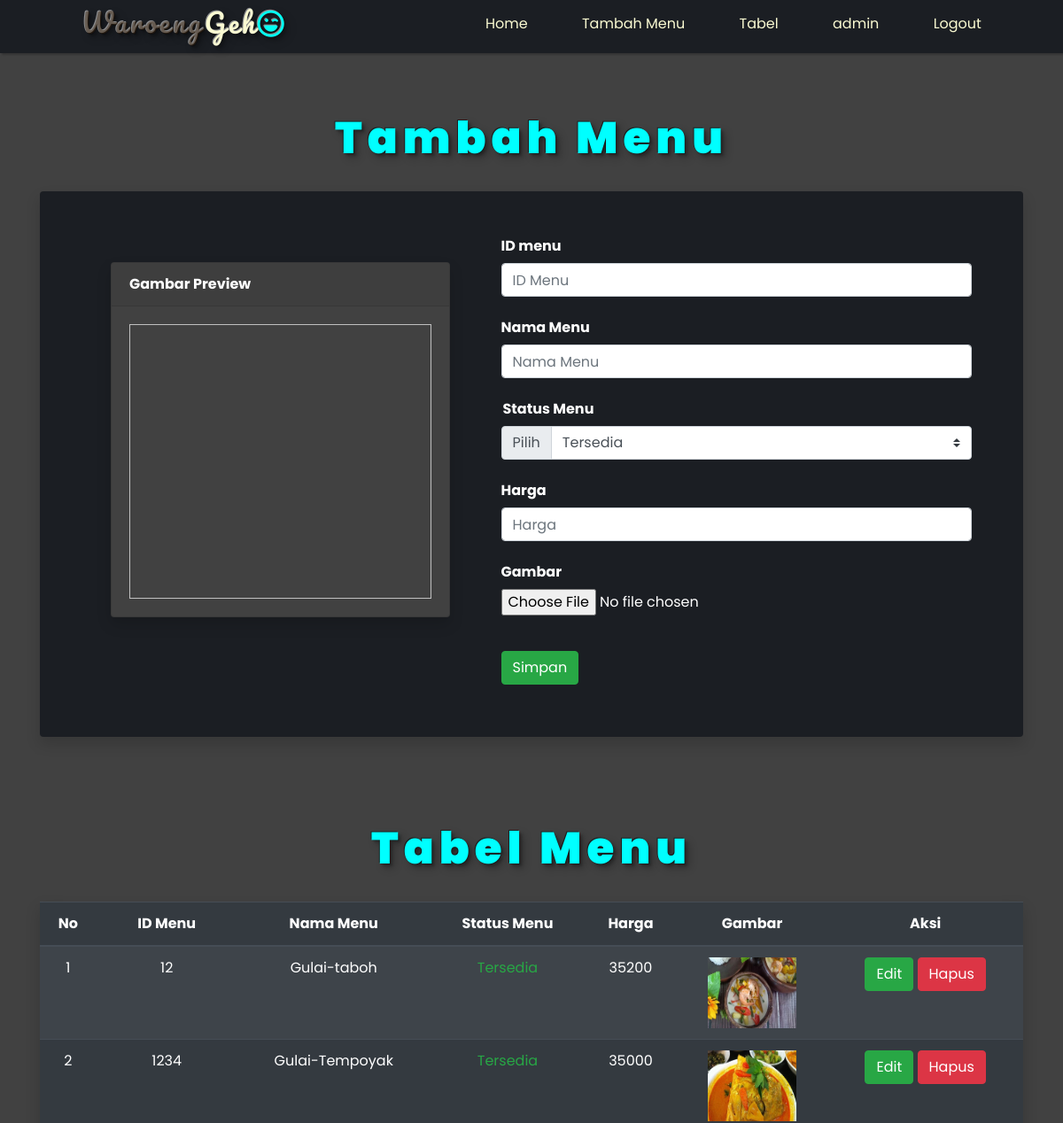
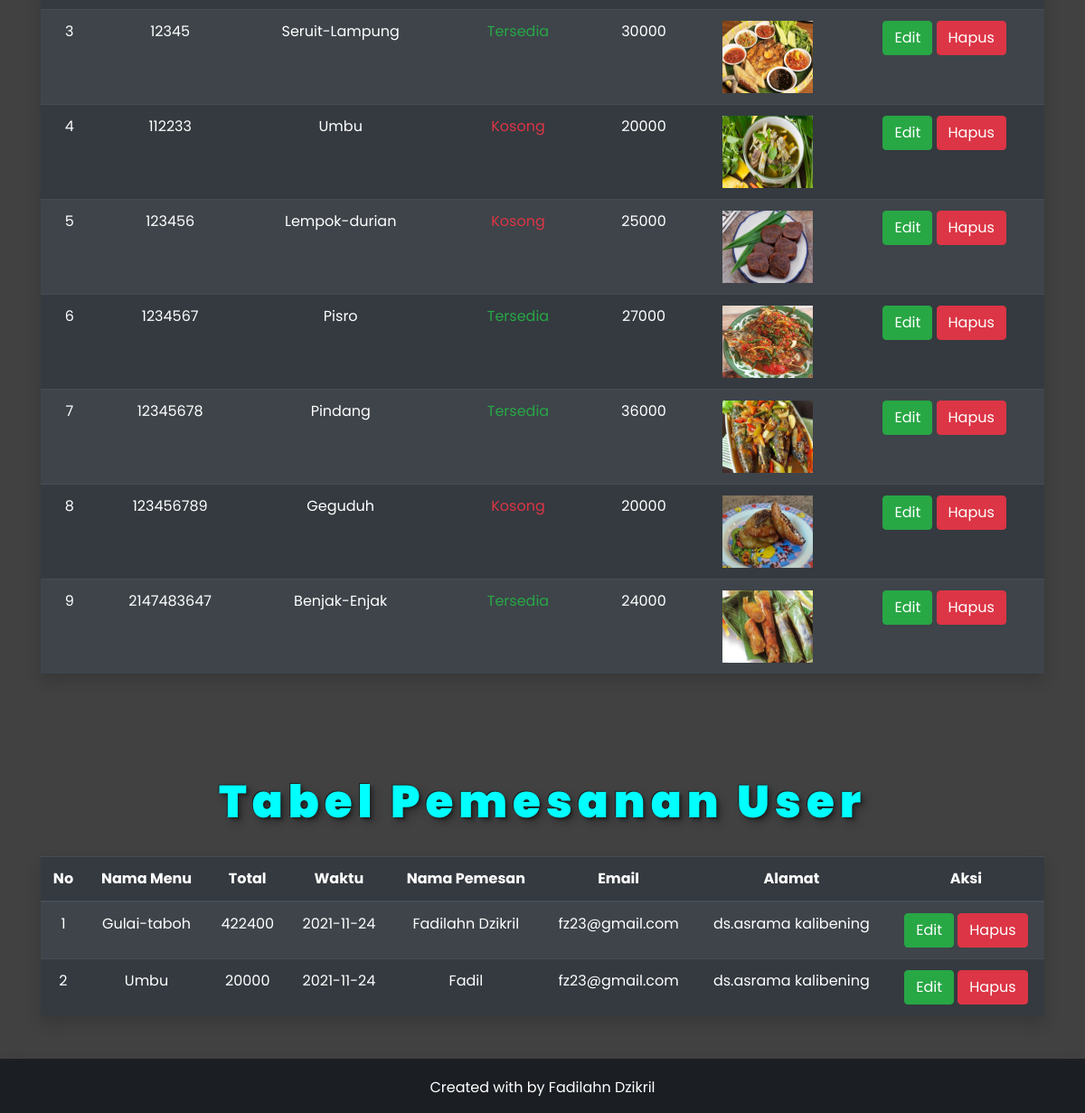
Page /tambah.php (signed in) on the committed database (2 pictures, top to bottom).
### tables this page shows
CREATE TABLE `data_menu` (
  `id_menu` int(11) NOT NULL,
  `nama_menu` varchar(25) NOT NULL,
  `status_menu` enum('Tersedia','Kosong','','') NOT NULL,
  `harga` int(25) NOT NULL,
  `gambar` varchar(500) NOT NULL
);

CREATE TABLE `pesan_menu` (
  `id` int(10) UNSIGNED NOT NULL,
  `nama_menu` varchar(200) NOT NULL,
  `harga` int(200) NOT NULL,
  `jumlah` int(200) NOT NULL,
  `total` int(200) NOT NULL,
  `waktu` date NOT NULL,
  `status` varchar(200) NOT NULL,
  `nama_lengkap` varchar(200) NOT NULL,
  `telepon` varchar(200) NOT NULL,
  `email` varchar(20) NOT NULL,
  `alamat` varchar(200) NOT NULL
);

### tambah.php (the view, shortened to what this page needs)
<?php
include 'link.php';
include 'koneksi.php';
?>
<body>
  <nav>
    <div class="logo">
      <h3>Waroeng<span>Geh</span><i class="far fa-laugh-wink"></i></h3>
    </div>
    <ul>
      <li><a href="index.php">Home</a></li>
      <li><a href="#tambah_menu">Tambah Menu</a></li>
      <li><a href="#tabel">Tabel</a></li>
      <li><a href="#"><?= $_SESSION['level']; ?></a></li>
      <li><a href="logout.php">Logout</a></li>
    </ul>
  </nav>
  <div class="container">
    <section id="tambah_menu">
      <div class="heading">
        <h1>Tambah Menu</h1>
      </div>
      <div class="row tambah rounded shadow">
        <div class="col-sm-5 float-sm-left image_pratinjau">
          <div class="card shadow">
            <div class="card-header">Gambar Preview</div>
            <div class="card-body">
              <img id="box" class="img-fluid preview" />
            </div>
          </div>
        </div>
        <div class="col-sm-7 float-sm-right">
          <div class="tambah_form">
            <form action="" method="POST" enctype="multipart/form-data">
              <div class="form-group row">
                <label class="col-sm-4 col-form-label">ID menu</label>
                <div class="col-sm-12">
                  <input type="number" name="id_menu" class="form-control" placeholder="ID Menu">
                </div>
              </div>
              <div class="form-group row">
                <label class="col-sm-4 col-form-label">Nama Menu </label>
                <div class="col-sm-12">
                  <input type="text" name="nama_menu" class="form-control" placeholder="Nama Menu">
                </div>
              </div>
              <label class="col-sm-4 col-form-label" style="margin-left: -13px;">Status Menu</label>
              <div class="form-group input-group mb-3">
                <div class="input-group-prepend">
                  <label class="input-group-text" for="inputGroupSelect01">Pilih</label>
                </div>
                <select class="custom-select" name="status_menu">
                  <option value="Tersedia">Tersedia</option>
                </select>
              </div>
              <div class="form-group row">
                <label class="col-sm-2 col-form-label">Harga</label>
                <div class="col-sm-12">
                  <input type="number" name="harga" class="form-control" placeholder="Harga">
                </div>
              </div>
              <div class="form-group row">
                <label class="col-sm-2 col-form-label">Gambar</label>
                <div class="col-sm-12">
                  <input id="input" type="file" name="gambar">
                </div>
              </div>
              <div class="form-group row mt-2 pt-4">
                <div class="col-sm-5">
                  <button type="submit" name="simpan" class="btn btn-success">Simpan</button>
                </div>
              </div>
            </form>
          </div>
        </div>
      </div>
    </section>
    <section id="tabel">
      <div class="heading">
        <h1>Tabel Menu</h1>
      </div>
      <table class="table table-striped table-dark shadow">
        <thead>
          <tr class="text-center">
            <th scope="col">No</th>
            <th scope="col">ID Menu</th>
            <th scope="col">Nama Menu</th>
            <th scope="col">Status Menu</th>
            <th scope="col">Harga</th>
            <th scope="col">Gambar</th>
            <th scope="col">Aksi</th>
          </tr>
        </thead>
        <tbody>
          <?php
          $sql_cek = "SELECT * FROM data_menu";
          $cek = mysqli_query($koneksi, $sql_cek);
          $cek_data = mysqli_num_rows($cek);
          if ($cek_data > 0) {
            $nomor = 1;
            foreach ($cek as $menu) { ?>
              <tr class="text-center">
                <td><?= $nomor; ?></td>
                <td><?= $menu['id_menu']; ?></td>
                <td><?= $menu['nama_menu']; ?></td>
                <?php if ($menu['status_menu'] == 'Tersedia') { ?>
                  <td class="text-success"><?= $menu['status_menu']; ?></td>
                <?php } else { ?>
                  <td class="text-danger"><?= $menu['status_menu']; ?></td>
                <?php  } ?>
                <td><?= $menu['harga']; ?></td>
                <td>
                  <img style="width: 100px; height:80px;" src="images/<?= $menu['gambar']; ?>" alt="">
                </td>
                <td>
                  <a href="edit.php?id=<?= $menu['id_menu']; ?>" class="btn btn-success">Edit</a>
                  <a href="tambah.php?id=<?= $menu['id_menu']; ?>" class="btn btn-danger">Hapus</a>
                </td>
              </tr>
            <?php $nomor++;
            }
          } else { ?>
            <p>data kosong</p>
          <?php } ?>
        </tbody>
      </table>
    </section>
    <section id="tabel_pesan">
      <div class="heading">
        <h1>Tabel Pemesanan User</h1>
      </div>
      <table class="table table-striped table-dark shadow">
        <thead>
          <tr class="text-center">
            <th scope="col">No</th>
            <th scope="col">Nama Menu</th>
            <th scope="col">Total</th>
            <th scope="col">Waktu</th>
            <th scope="col">Nama Pemesan</th>
            <th scope="col">Email</th>
            <th scope="col">Alamat</th>
            <th scope="col">Aksi</th>
          </tr>
        </thead>
        <tbody>
          <?php
          $sql_cek = "SELECT * FROM pesan_menu";
          $cek = mysqli_query($koneksi, $sql_cek);
          $cek_data = mysqli_num_rows($cek);
          if ($cek_data > 0) {
            $nomor = 1;
            foreach ($cek as $menu) { ?>
              <tr class="text-center">
                <td><?= $nomor; ?></td>
                <td><?= $menu['nama_menu']; ?></td>
                <td><?= $menu['total']; ?></td>
                <td><?= $menu['waktu']; ?></td>
                <td><?= $menu['nama_lengkap']; ?></td>
                <td><?= $menu['email']; ?></td>
                <td><?= $menu['alamat']; ?></td>
                <td>
                  <a href="edit.php" class="btn btn-success">Edit</a>
                  <a href="tambah.php?id=<?= $menu['id']; ?>" class="btn btn-danger">Hapus</a>
                </td>
              </tr>
            <?php $nomor++;
            }
          } else { ?>
            <p>data kosong</p>
          <?php } ?>
        </tbody>
      </table>
    </section>
  </div>
  <footer class="text-center text-white mt-lg-5 shadow">
    <p> Created with <i class="text-danger"></i> by <a href="https://z-p4.www.instagram.com/fadilanzikril23/" target="blank" class="fw-bold">Fadilahn
        Dzikril</a></p>
  </footer>
</body>
</html>

### css/stylePemWeb2.css (style rules this page uses)
body { font-family: 'poppins', monospace; background-color: #414141 ; overflow-x: hidden; }
nav { display: flex; background-color: #1b1e23; box-shadow: 2px 2px 2px rgba(0, 0, 0, 0.225) ; justify-content: space-around; height: 60px; align-items: center; top: 0; position: sticky; z-index: 3; }
.logo h3 { font-family: 'Pacifico', monospace; font-size: 30px; color: rgba(61, 36, 11, 0.445); text-shadow: -1px -1px 0 rgba(255,255,255,.5), 1px 1px 0 rgba(0,0,0,.25), 3px 3px 3px rgba(0,0,0,.25), 5px 5px 10px rgba(0, 0, 0, 0.25); letter-spacing: 3px; }
.logo h3 span { color: lightgoldenrodyellow; text-shadow: -1px -1px 0 rgba(0, 0, 0, 0.5), }
.logo h3 i { color: rgb(0, 255, 242); }
nav ul { display: flex; width: 50%; margin-top: 10px; list-style: none; justify-content: space-between; cursor: pointer; }
nav ul li a { color:lightgoldenrodyellow; }
.container { margin-top: 50px; }
.heading h1 { font-size: 50px; margin-top: 80px; margin-bottom: 30px; font-weight:900; text-align: center; color: aqua; text-shadow: -1px -1px 0 rgba(0, 0, 0, 0.5), 1px 1px 0 rgba(0,0,0,.25), 3px 3px 3px rgba(0,0,0,.25), 5px 5px 10px rgba(0, 0, 0, 0.25); letter-spacing: 6px; }
section { padding-top: 1rem; }
.card img { transition: .5s; }
.card { color: #fff; }
footer { position: relative; height: 60px; padding: 20px; background-color: #1b1e23; }
footer a { text-decoration: none; color: #ffff; }
#tambah_menu { color: #fff; font-weight: bold; margin-top: -80px; }
.tambah { background: #1b1e23; color: #fff; max-width: 1200px; margin: auto; }
.tambah .image_pratinjau { width: 100%; padding-top: 80px; padding-right: 0; padding-left: 80px; }
.tambah .image_pratinjau .card { background: #414141 ; }
.tambah .image_pratinjau .card-body { height: 350px; }
.tambah .image_pratinjau .preview { width: 100%; height: 100%; }
.tambah .tambah_form { padding: 43px; }
.card { background: rgba(0, 0, 0, 0.7); }

### rows in the picture
data_menu: id_menu "12", nama_menu "Gulai-taboh", status_menu "Tersedia", harga "35200", gambar (picture)
data_menu: id_menu "1234", nama_menu "Gulai-Tempoyak", status_menu "Tersedia", harga "35000", gambar (picture)
data_menu: id_menu "12345", nama_menu "Seruit-Lampung", status_menu "Tersedia", harga "30000", gambar (picture)
data_menu: id_menu "112233", nama_menu "Umbu", status_menu "Kosong", harga "20000", gambar (picture)
data_menu: id_menu "123456", nama_menu "Lempok-durian", status_menu "Kosong", harga "25000", gambar (picture)
data_menu: id_menu "1234567", nama_menu "Pisro", status_menu "Tersedia", harga "27000", gambar (picture)
data_menu: id_menu "12345678", nama_menu "Pindang", status_menu "Tersedia", harga "36000", gambar (picture)
data_menu: id_menu "123456789", nama_menu "Geguduh", status_menu "Kosong", harga "20000", gambar (picture)
data_menu: id_menu "2147483647", nama_menu "Benjak-Enjak", status_menu "Tersedia", harga "24000", gambar (picture)
pesan_menu: nama_menu "Gulai-taboh", total "422400", waktu "2021-11-24", nama_lengkap "Fadilahn Dzikril", email "fz23@gmail.com", alamat "ds.asrama kalibening"
pesan_menu: nama_menu "Umbu", total "20000", waktu "2021-11-24", nama_lengkap "Fadil", email "fz23@gmail.com", alamat "ds.asrama kalibening"

### other values in the picture
$_SESSION['level'] "admin"
